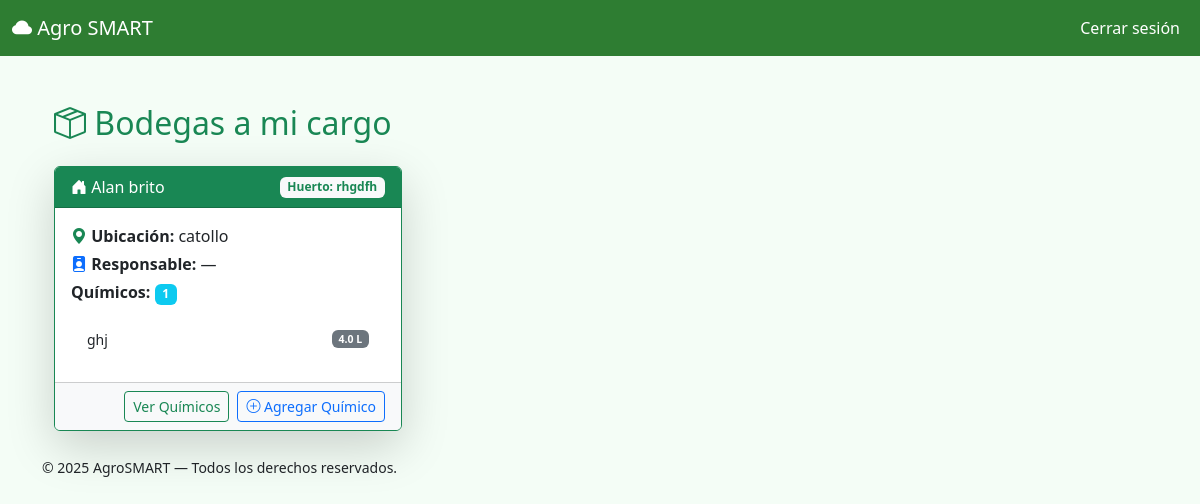
/mis_bodegas (signed in), run on an earlier commit of the app's database.
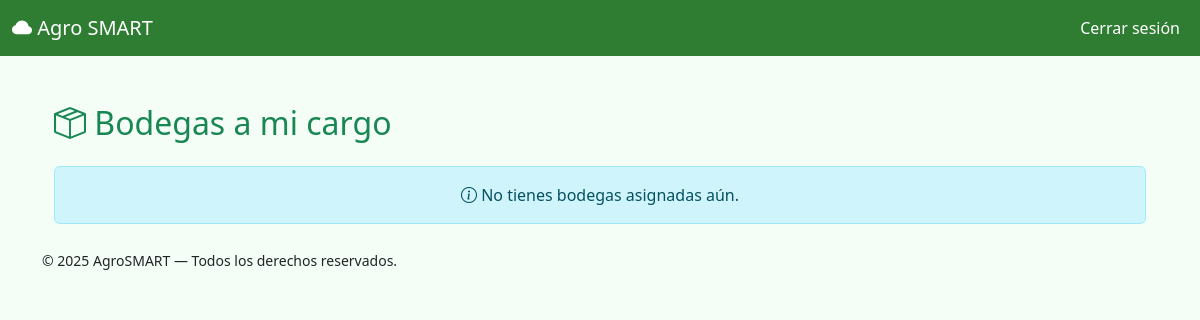
And on a later commit of the database.
### app/models.py (models this page shows, shortened)
class Bodega(db.Model):
    __tablename__ = 'bodegas'
    id = db.Column(db.Integer, primary_key=True)
    nombre = db.Column(db.String(100), nullable=False)
    ubicacion = db.Column(db.String(200))
    huerto_id = db.Column(db.Integer, db.ForeignKey('huertos.id'), nullable=False)
    huerto = db.relationship('Huerto', back_populates='bodegas')
    quimicos = db.relationship('Quimico', backref='bodega', lazy=True)

class Huerto(db.Model):
    __tablename__ = 'huertos'
    id = db.Column(db.Integer, primary_key=True)
    nombre = db.Column(db.String(100), nullable=False)
    ubicacion = db.Column(db.String(200))
    superficie_ha = db.Column(db.Float)
    tipo_cultivo = db.Column(db.String(100))
    fecha_siembra = db.Column(db.Date)
    responsable_id = db.Column(db.Integer, db.ForeignKey('users.id'))  # técnico responsable
    bodegas = db.relationship('Bodega', back_populates='huerto', lazy=True)

class Quimico(db.Model):
    __tablename__ = 'quimicos'
    id = db.Column(db.Integer, primary_key=True)
    nombre = db.Column(db.String(100), nullable=False)
    tipo = db.Column(db.String(50))
    descripcion = db.Column(db.Text)
    cantidad_litros = db.Column(db.Float)
    fecha_ingreso = db.Column(db.Date)
    bodega_id = db.Column(db.Integer, db.ForeignKey('bodegas.id'), nullable=False)

### app/routes/tecnico.py (the view)
@tecnico_bp.route('/mis_bodegas')
@login_required
def mis_bodegas():
    bodegas = current_user.bodegas_asignadas.all()
    return render_template("mis_bodegas.html", bodegas=bodegas)

### app/templates/tecnico/mis_bodegas.html (shortened to what this page needs)
{% extends "base.html" %}
{% block content %}
<div class="container py-4">
  <h2 class="mb-4 text-success">
    <i class="bi bi-box-seam"></i> Bodegas a mi cargo
  </h2>
  <div class="row g-4">
    {% for bodega in bodegas %}
      <div class="col-12 col-md-6 col-lg-4">
        <div class="card border-success shadow-lg h-100 position-relative">
          <div class="card-header bg-success text-white d-flex justify-content-between align-items-center">
            <div>
              <i class="bi bi-house-door-fill"></i> {{ bodega.nombre }}
            </div>
            <span class="badge bg-light text-success">
              Huerto: {{ bodega.huerto.nombre }}
            </span>
          </div>
          <div class="card-body">
            <p class="mb-1">
              <i class="bi bi-geo-alt-fill text-success"></i>
              <strong>Ubicación:</strong> {{ bodega.ubicacion or "—" }}
            </p>
            <p class="mb-1">
              <i class="bi bi-person-badge-fill text-primary"></i>
              <strong>Responsable:</strong>
              {{ bodega.responsable.name if bodega.responsable else "—" }}
            </p>
            <p class="mb-3">
              <strong>Químicos:</strong>
              <span class="badge bg-info">{{ bodega.quimicos|length }}</span>
            </p>
            {% if bodega.quimicos %}
              <ul class="list-group list-group-flush mb-2">
                {% for q in bodega.quimicos[:3] %}
                  <li class="list-group-item d-flex justify-content-between align-items-center small">
                    {{ q.nombre }}
                    <span class="badge bg-secondary">{{ q.cantidad_litros }} L</span>
                  </li>
                {% endfor %}
              </ul>
            {% endif %}
          </div>
          <div class="card-footer bg-light d-flex flex-wrap gap-2 justify-content-end">
            <a href="{{ url_for('tecnico.ver_quimicos', bodega_id=bodega.id) }}" class="btn btn-outline-success btn-sm">
               Ver Químicos
            </a>
            <a href="{{ url_for('tecnico.agregar_quimico', bodega_id=bodega.id) }}" class="btn btn-outline-primary btn-sm">
              <i class="bi bi-plus-circle"></i> Agregar Químico
            </a>
          </div>
        </div>
      </div>
    {% else %}
      <div class="col-12">
        <div class="alert alert-info text-center mb-0">
          <i class="bi bi-info-circle"></i> No tienes bodegas asignadas aún.
        </div>
      </div>
    {% endfor %}
  </div>
</div>
{% endblock %}

What changed in the data, as far as the page shows it:
no longer on this page (row edited): Bodega: nombre "Alan brito", huerto.nombre "rhgdfh", ubicacion "catollo", responsable "—", quimicos|length "1"
no longer on this page (row edited): Quimico: nombre "ghj", cantidad_litros "4.0"
Also different on the page:
text now shown: "No tienes bodegas asignadas aún."
